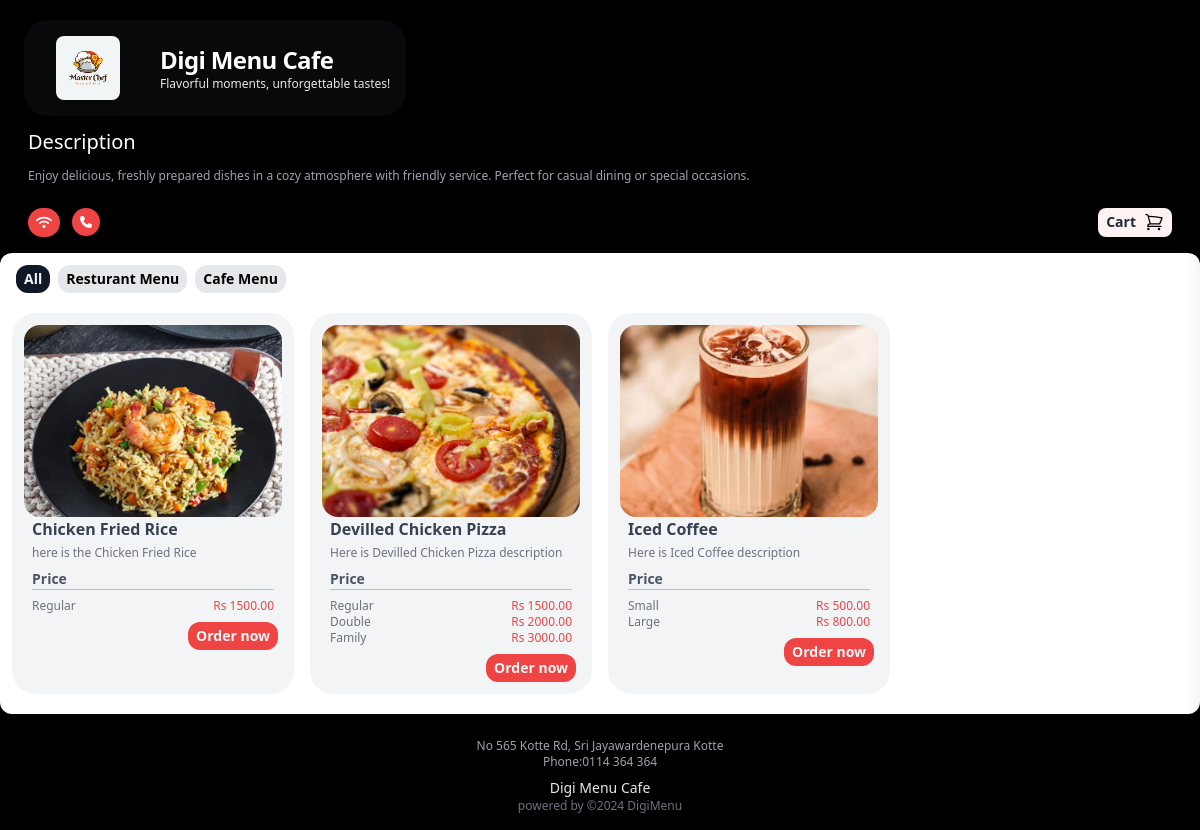
/app/1/, run on an earlier commit of the app's database.
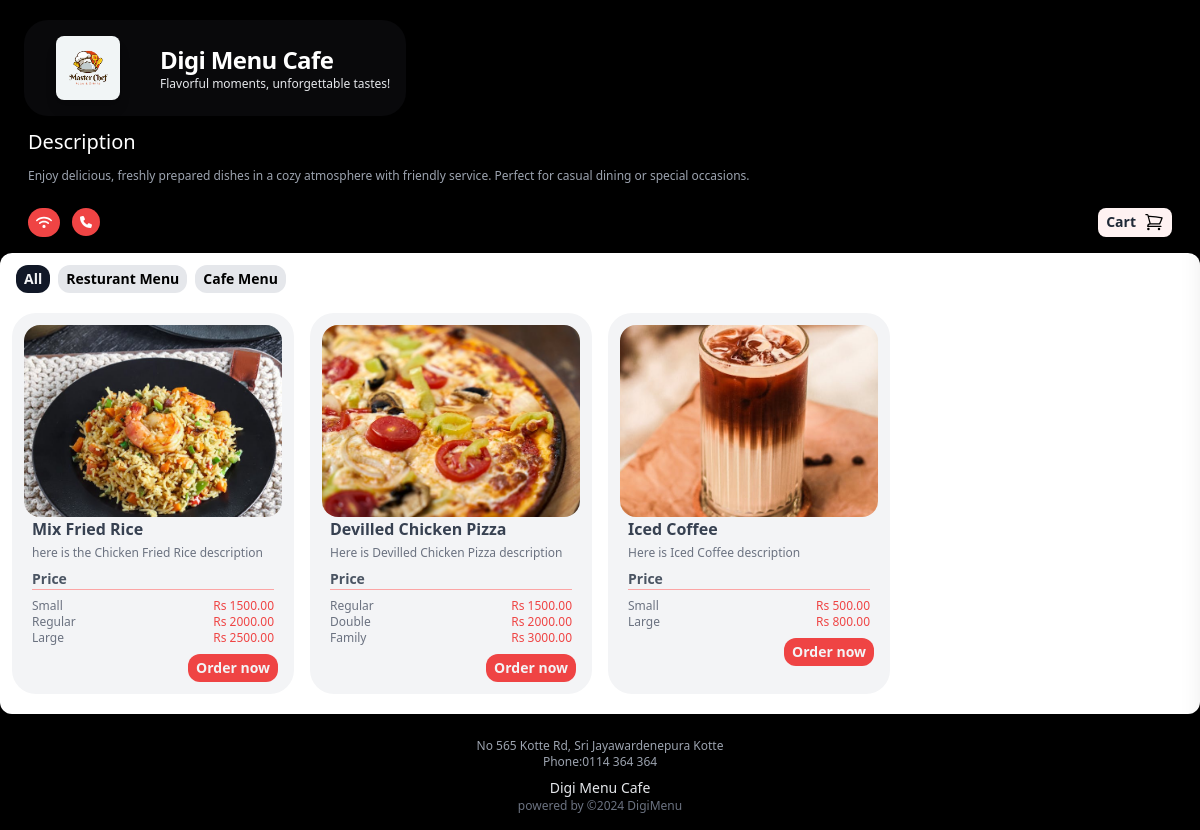
And on a later commit of the database.
### main/models.py (models this page shows, shortened)
class Menu(models.Model):
	user = models.ForeignKey(User, on_delete=models.CASCADE)
	name = models.CharField(max_length=50)

class Product(models.Model):
    name = models.CharField(max_length=100)
    menu = models.ForeignKey(Menu, on_delete=models.CASCADE, default=1)
    description = models.CharField(max_length=250, default='0', blank=True, null=True)
    image = models.ImageField(upload_to='uploads/product/', blank=True, null=True)

class Portion(models.Model):
    product = models.ForeignKey(Product, on_delete=models.CASCADE, related_name='portions')
    name = models.CharField(max_length=100)
    price = models.DecimalField(default=0, decimal_places=2, max_digits=6)

### main/views.py (the view)
# urls.py: path('<int:resturant_id>/', views.menuhome, name='menuhome'),
def menuhome(request, resturant_id, menu_id=None):
    profile = get_object_or_404(Profile, id=resturant_id)
    if menu_id:
        current_menu = get_object_or_404(Menu, user=profile.user, id=menu_id)
        products = Product.objects.filter(menu=current_menu)
        active_view = 'menu'
    else:
        products = Product.objects.filter(menu__user=profile.user)
        active_view = 'all'
    product_ids = products.values_list('id', flat=True)
    portions = Portion.objects.filter(product_id__in=product_ids)
    context = {
        'products': products,
        'portions': portions,
        'active_view': active_view,
    }
    if menu_id:
        context['menu_id'] = current_menu.id
    return render(request, 'all.html', context)

### cart/cart.py (called while the page is built)
    def cart_total(self, app_id):
        self.session_key = f'app_{app_id}_cart'
        self.cart = self.session.get(self.session_key, {})
        portion_ids = self.cart.keys()
        portions = Portion.objects.filter(id__in=portion_ids)
        quantities = self.cart
        total = 0
        for key, value in quantities.items():
            key = int(key)
            for portion in portions:
                if portion.id == key:
                    total = total + (portion.price * value)
        return total

    def __len__(self):
        return len(self.cart)

    def get_prods(self):
        portion_ids = self.cart.keys()
        portions = Portion.objects.filter(id__in=portion_ids)
        return portions

    def get_quants(self):
        return self.cart

### cart/context_processors.py (called while the page is built)
def cart_items(request):
    app_id = request.resolver_match.kwargs.get('resturant_id')
    cart = Cart(request, app_id)
    return {
        'cart_products': cart.get_prods(),
        'quantities': cart.get_quants(),
        'total_items': cart.__len__(),
        'totals': cart.cart_total(app_id),
    }

### main/templates/all.html
{% extends 'mainbase.html' %}
{% load static %}
{% block content %}
<div class=" justify-center my-3 mx-1 ">
  <div >
    <ul  class="grid lg:grid-cols-4 md:grid-cols-3 sm:grid-cols-1">
      {% for product in products %}
      <li class="flex-col m-2 bg-gray-100 rounded-3xl p-3">
        <div class="h-24 w-120 h-48 flex-shrink-0 overflow-hidden ">
          <img src="{{product.image.url}}" alt="{{product.name}}" class="h-full w-full object-cover rounded-2xl object-center">
        </div>
        <h3 class="text-gray-700 font-bold px-2">
          {{product.name}}
        </h3>
        <p class="px-2 mt-1 text-xs text-gray-500">{{product.description}}</p>
        <h4 class="font-semibold text-sm text-gray-600 mt-2 mx-2">Price</h4>
        <div class=" border-t border-red-300 mx-2">
          <div class="justify-between items-center my-2">
            {% for portion in product.portions.all %}
              <div class="flex justify-between items-end text-gray-500">
                <p class="text-xs">{{ portion.name }}</p>
                <p class="text-red-500 text-xs">Rs {{ portion.price }}</p>
              </div>
            {% empty %}
              <p>No portions available.</p>
            {% endfor %}
                  </div>
        </div>
        <div class="flex flex-row justify-end mx-1">
          <a href="{% url 'product' resturant.id product.id %}" class="bg-red-500 text-gray-100 px-2 py-1 rounded-xl text-sm font-bold">Order now</span></a>
        </div>
      </li>
      {% endfor %}
    </ul>
  </div>
</div>
{% endblock %}

### main/templates/tabs.html
{% load static %}
<div class="mt-3">
  <div class="flex justify-start mx-3 ">
    <a href="{% url 'menuhome' resturant.id %}"
    class=" px-2 py-1 mx-1 text-sm font-bold rounded-xl text-black {% if active_view == 'all' %}
    bg-gray-900 text-gray-100 {% else %} bg-gray-200
    {% endif %}">All
    </a>
    {% for menu in menus %}
    <a href="{% url 'menu' resturant.id menu.id %}"
       class=" px-2 py-1 mx-1 text-sm font-bold rounded-xl {% if menu.id == menu_id %}bg-gray-900 text-gray-100{% else %}bg-gray-200 text-black{% endif %}">
        {{ menu.name }}   Menu
    </a>
    {% endfor %}
  </div>
</div>

What changed in the data, as far as the page shows it:
removed Portion: name "Regular", price "1500.00", shown under Product "Chicken Fried Rice"
changed Product: name "Chicken Fried Rice" → "Mix Fried Rice"; description "here is the Chicken Fried Rice" → "here is the Chicken Fried Rice description"
added Portion: name "Small", price "1500.00", shown under Product "Mix Fried Rice"
added Portion: name "Regular", price "2000.00", shown under Product "Mix Fried Rice"
added Portion: name "Large", price "2500.00", shown under Product "Mix Fried Rice"
